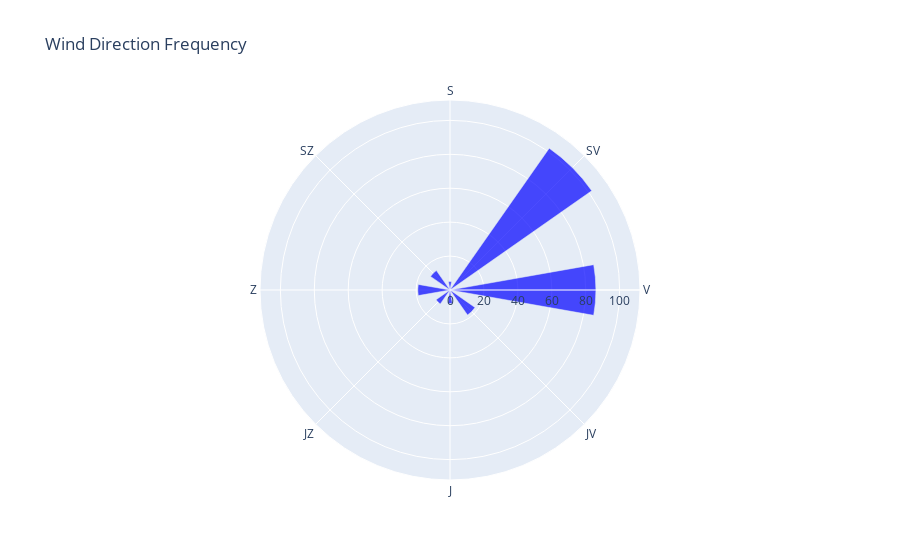

The cell this chart's notebook holds for it:
### Code cell
import plotly.graph_objects as go

# Prepare data for the polar plot
directions = df["direction"].value_counts().index.tolist()
counts = df["direction"].value_counts().values

direction_angles = {
    "S": 90,
    "SV": 45,
    "V": 0,
    "JV": 315,
    "J": 270,
    "JZ": 225,
    "Z": 180,
    "SZ": 135
}


# Create lists for plotting
angles = [direction_angles[dir] for dir in directions]

# Create the polar plot (wind rose)
fig = go.Figure(go.Barpolar(
    r=counts,  # Frequency of each direction
    theta=angles,  # Corresponding angle for each direction
    width=[20] * len(angles),  # Width of each segment
    marker_color="blue",
    opacity=0.7
))

# Customize the plot layout
fig.update_layout(
    title="Wind Direction Frequency",
    polar=dict(
        radialaxis=dict(range=[0, max(counts) + 10],
                        showgrid=True),  # Removed showticks
        angularaxis=dict(showline=True, showticklabels=True, tickvals=list(direction_angles.values()),
                         ticktext=list(direction_angles.keys()))
    )
)

# Show the plot
fig.show()

### Figure 1 — Plotly figure (JSON) as saved in the notebook; plotly's stock layout.template omitted (floating-point values rounded to 4 significant figures)
{"data": [{"marker": {"color": "blue"}, "opacity": 0.7, "r": [102, 86, 19, 18, 14, 10, 8, 5], "theta": [45, 0, 180, 315, 135, 225, 270, 90], "type": "barpolar", "width": [20, 20, 20, 20, 20, 20, 20, 20]}], "layout": {"polar": {"angularaxis": {"showline": true, "showticklabels": true, "ticktext": ["S", "SV", "V", "JV", "J", "JZ", "Z", "SZ"], "tickvals": [90, 45, 0, 315, 270, 225, 180, 135]}, "radialaxis": {"range": [0, 112], "showgrid": true}}, "title": {"text": "Wind Direction Frequency"}}}
